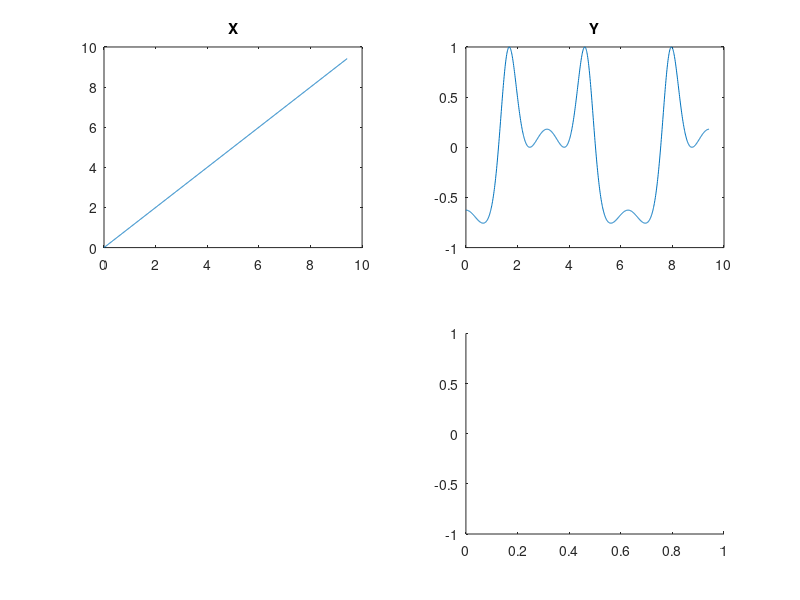

This figure's MATLAB source: (Note: this script raises an error after producing the figure.)
bound = 3*pi;

X = [0.0:0.01:bound];
Y = sin(sin(cos(X) * 2)*2 + 2);

figure(1);
subplot(2,2,1);
plot(X,X);
title X;

subplot(2,2,2);
ylim([-1 1]);
plot(X,Y);
title Y;

subplot(2,2,4);
ylim([-1 1]);

xor_training;


Y_nn = [];
for i = 0.0:0.01:bound
   Y_nn = [Y_nn sinsincosnet(i)];
end

plot(X,Y_nn);
ylim([-1 1]);
title Y^{nn};